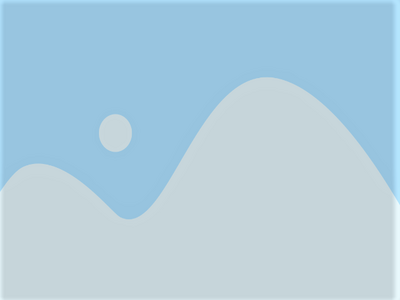
#> input picture placeholder.png, 400 x 300 px; its folder holds only this picture in this run
$ python -i image_project.py   (imports and definitions only)
#> lines starting #> are read from the running program, lines starting #| are printed output that depends on the picture
from tkinter import *
from tkinter import filedialog
from PIL import ImageTk, Image
import matplotlib.pyplot as plt
import cv2
import numpy as np


#GLOBAL Variables
laplacianFilter = np.array([
  [1,1,1],
  [1,-8,1],
  [1,1,1],
])

gaussiannFilter = np.array([
  [1,2,1],
  [2,4,2],
  [1,2,1],
]) / 16

avergaeFilter = np.array([
  [1,1,1],
  [1,1,1],
  [1,1,1],
  ]) /9

filters = [gaussiannFilter, laplacianFilter , avergaeFilter]

currentFilter = filters[0]
histType = 1

#our default (rgb) colour
bg="#100f1f"

#default fonts
defaultFont=("Calibri", 30, "bold")
buttonFont = ("Calibri", 20, "bold")
menuFont = ("Calibri", 10, "bold")

imageDims = [400,300]

inputImagePath = "./placeholder.png"
outputImagePath = "./placeholder.png"
outputPath = "./outputs/"


#LOGIC Part

def fullScreen (event) :
    window.attributes("-fullscreen", True)


def smallScreen (event) :
    window.attributes("-fullscreen", False)


# [94 lines left out: functions ApplyFilter, OpenImage, ProcessImage, ConvertToGrayScale, ShowHistogram, not called in this run]


def ShowHistogram1(inputImagePath):
  Histogram = HistogramComputation(inputImagePath)
  return PlotHistogram(Histogram)


def ShowHistogram2(inputImagePath):

#> called with inputImagePath = 'placeholder.png'
  inputImage = cv2.resize(cv2.imread(inputImagePath, 1), imageDims)
#> inputImage is the input picture: shape (300, 400, 3); mean B, G, R 221.7, 206, 176.3
  # info about the image (height, width, number of channels)
  nrows , ncols , nchannels = inputImage.shape
#> nrows = 300; ncols = 400; nchannels = 3
  # initial values of the percentage of blue, green and red colors in the image
  colorsRatios = [0,0,0]

  numOfPixels = nrows * ncols  # nrows is the same as the width, ncolss is the same as the height
#> numOfPixels = 120000

  for colorNum in range(3):
    sumOfColor = 0

    for row in range(nrows):
      for col in range(ncols):
        sumOfColor += inputImage[row][col][colorNum]

    colorsRatios[colorNum] = sumOfColor / numOfPixels
#> after the loop, colorsRatios = [221.7, 206, 176.3]

  x = ["Blue", "Green", "Red"]
  y = colorsRatios.copy()
#> y = [221.7, 206, 176.3]

  plt.figure()
  plt.bar(x[0],y[0], color="b")
  plt.bar(x[1],y[1], color="g")
  plt.bar(x[2],y[2], color="r")

  outputImageName =  "output-bar-"+ inputImagePath.split("/")[-1].split(".")[0]
  outputImagePath = outputPath + outputImageName + ".png"
  plt.savefig(outputImagePath, bbox_inches='tight')
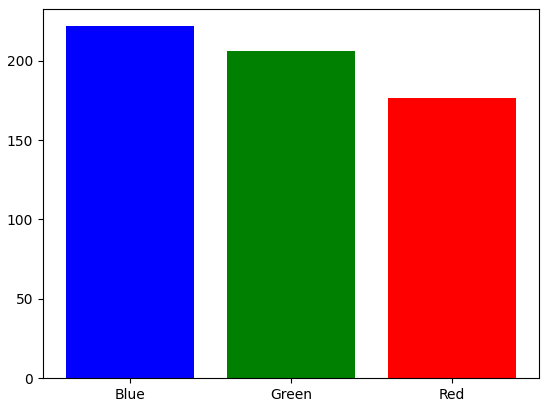
#> figure drawn by matplotlib, 1 panel

  return cv2.imread(outputImagePath)
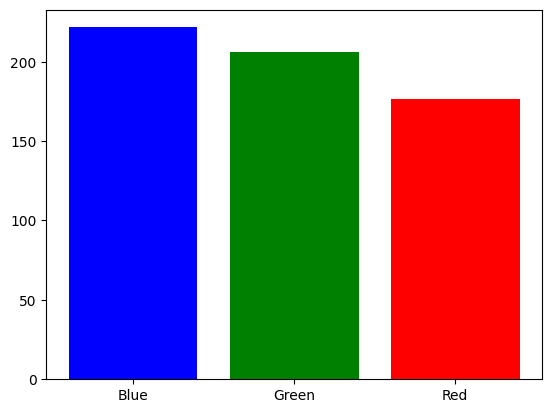
#> returned value: shape (413, 552, 3); mean B, G, R 164.5, 137.8, 154.5


# [51 lines left out: functions HistogramComputation, PlotHistogram, ExtractColor, not called in this run]


def SelectFilter(value):
  global currentFilter
  currentFilter = filters[value]


def SelectHistogram(value):
  global histType
  histType = value


def Quit():
  window.destroy()


#UI Part


# [3 lines not run here, left out]
# [1 line that did not run here, left out]
# [1 line not run here, left out]


# Creating Menu Elements
# [1 line that did not run here, left out]
# [1 line that did not run here, left out]
# [1 line that did not run here, left out]
# [1 line that did not run here, left out]
# [1 line that did not run here, left out]

# [23 lines not run here, left out]


#Creating Some Frames
#you can imagine the frame as a box that contains some elements like : (text,images and so on...)

f1 = Frame(background=bg)
f2 = Frame(background=bg)
f3 = Frame(background=bg)
f4 = Frame(background=bg)


#Creating Elements for Frame1
# [7 lines not run here, left out]

#Creating Elements for Frame3
inputImage = ImageTk.PhotoImage(file=inputImagePath)
outputImage = ImageTk.PhotoImage(file=outputImagePath)

canvas1 = Canvas(f3,width=400, height=300)
# [3 lines not run here, left out]

canvas2 = Canvas(f3, width=400, height=300)
# [1 line not run here, left out]

inputImageBox = canvas1.create_image(0,0,anchor="nw", image=inputImage)
outputImageBox = canvas2.create_image(0,0,anchor="nw", image=outputImage)


#Creating Elements for Frame4
# [20 lines not run here, left out]

>>> result = ShowHistogram2('placeholder.png')
